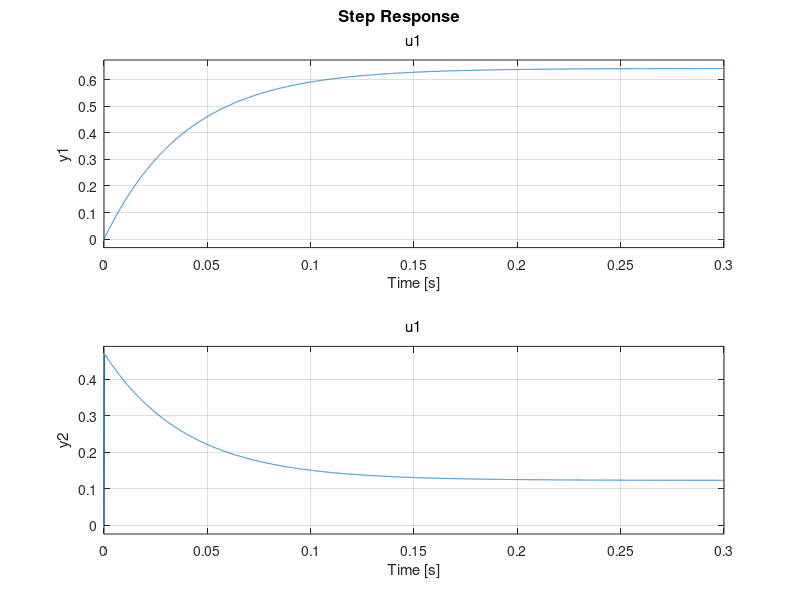

Write MATLAB code to recreate this figure. (Note: this script raises an error after producing the figure.)
%% Parameters

n = 17 % Tandwielverhouding 

Jm = 0.00013932; %Rotor Inertia (J) kg.m^2
Jg = 0.002098; %Rotor Inertia (J) kg.m^2

bm = 0.00077676;  %Viscous Friction Coefficient (b) 
bg = 0.053853;  %Viscous Friction Coefficient (b)

Kt = 0.083796; %Torque Constant (Kt) N.m/A
La = 0.00017073; %Motor Inductance (La) H
Ra = 2.1262; %Motor Resistance (Ra) ohms 

Ke = 0.069585; %Back EMF Constant (Ke)  V/rpm
n = 16.5

%% State Space model

A = [-(bm*(n^2) + bg)/(Jm*(n^2) + Jg) Kt*n/(Jm*(n^2) + Jg); 
    -(n*Ke)/La -Ra/La];

B = [0; 
    1/La];
C = eye(2);
D = [0;0];

sysc = ss(A,B,C,D);

step(sysc);

%% C2D

Tsc = 1/100000;

sysd = c2d(sysc, Tsc);

Ad = sysd.A;
Bd = sysd.B;
Cd = sysd.C;
Dd = sysd.D;

%% Feedback constante berekenen met LQR

co = ctrb(sysd);
controllability = rank(co)

Q = C'*C;
Q(1,1) = 10;
Q(2,2) = 1;
R = 1;
Kc = lqr(sysd,Q,R)

%% Pre-compensation 
Cn = [1 0];
sys_ss = ss(A,B,Cn,0);
Nbar = rscale(sys_ss,Kc);

sys_cl = ss((A-B*Kc),B*Nbar,C,D);
step(sys_cl)